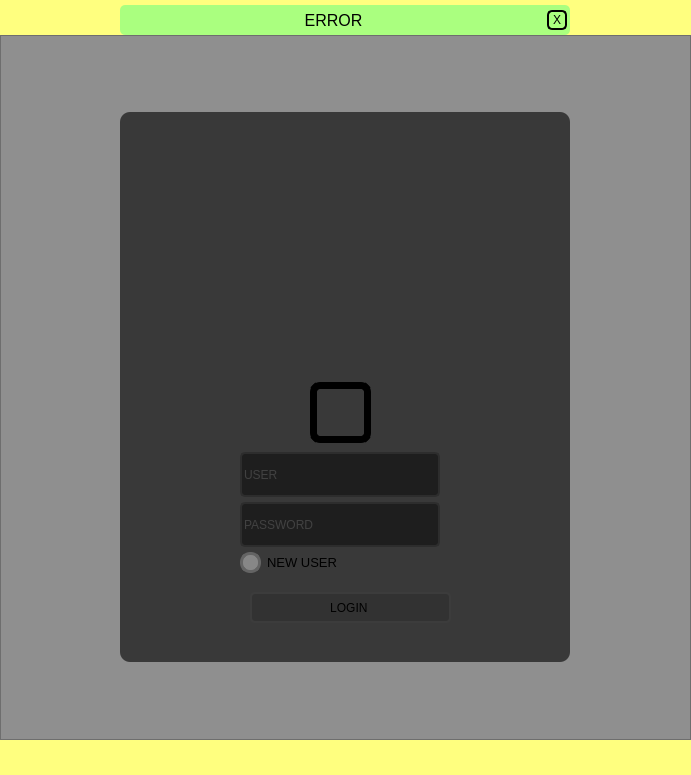
<?xml version="1.0" encoding="UTF-8"?>
<ui version="4.0">
 <class>LOGINWindow</class>
 <widget class="QMainWindow" name="LOGINWindow">
  <property name="geometry">
   <rect>
    <x>0</x>
    <y>0</y>
    <width>691</width>
    <height>775</height>
   </rect>
  </property>
  <property name="maximumSize">
   <size>
    <width>16777215</width>
    <height>16777215</height>
   </size>
  </property>
  <property name="windowTitle">
   <string>Login</string>
  </property>
  <widget class="QWidget" name="centralwidget">
   <property name="maximumSize">
    <size>
     <width>16777215</width>
     <height>16777215</height>
    </size>
   </property>
   <layout class="QVBoxLayout" name="verticalLayout">
    <property name="spacing">
     <number>0</number>
    </property>
    <property name="leftMargin">
     <number>0</number>
    </property>
    <property name="topMargin">
     <number>0</number>
    </property>
    <property name="rightMargin">
     <number>0</number>
    </property>
    <property name="bottomMargin">
     <number>0</number>
    </property>
    <item>
     <widget class="QFrame" name="top_bar">
      <property name="maximumSize">
       <size>
        <width>16777215</width>
        <height>35</height>
       </size>
      </property>
      <property name="styleSheet">
       <string notr="true">background-color: rgb(255, 255, 127);</string>
      </property>
      <property name="frameShape">
       <enum>QFrame::NoFrame</enum>
      </property>
      <property name="frameShadow">
       <enum>QFrame::Raised</enum>
      </property>
      <layout class="QHBoxLayout" name="horizontalLayout_2">
       <property name="spacing">
        <number>0</number>
       </property>
       <property name="leftMargin">
        <number>0</number>
       </property>
       <property name="topMargin">
        <number>5</number>
       </property>
       <property name="rightMargin">
        <number>0</number>
       </property>
       <property name="bottomMargin">
        <number>0</number>
       </property>
       <item>
        <widget class="QFrame" name="ERRORFrame">
         <property name="maximumSize">
          <size>
           <width>450</width>
           <height>16777215</height>
          </size>
         </property>
         <property name="styleSheet">
          <string notr="true">background-color: rgb(170, 255, 127);
border-radius: 5px;</string>
         </property>
         <property name="frameShape">
          <enum>QFrame::NoFrame</enum>
         </property>
         <property name="frameShadow">
          <enum>QFrame::Raised</enum>
         </property>
         <layout class="QHBoxLayout" name="horizontalLayout_3">
          <property name="spacing">
           <number>3</number>
          </property>
          <property name="leftMargin">
           <number>3</number>
          </property>
          <property name="topMargin">
           <number>3</number>
          </property>
          <property name="rightMargin">
           <number>3</number>
          </property>
          <property name="bottomMargin">
           <number>3</number>
          </property>
          <item>
           <widget class="QLabel" name="ERRORLabel">
            <property name="font">
             <font>
              <pointsize>12</pointsize>
             </font>
            </property>
            <property name="text">
             <string>ERROR</string>
            </property>
            <property name="alignment">
             <set>Qt::AlignCenter</set>
            </property>
           </widget>
          </item>
          <item>
           <widget class="QPushButton" name="ERRORXButton">
            <property name="maximumSize">
             <size>
              <width>20</width>
              <height>20</height>
             </size>
            </property>
            <property name="styleSheet">
             <string notr="true">QPushButton {
	border-raadius: 5px;
	background-position: centre;
	border: 2px solid;
}

QPushButton:hover {
	background-color: rgb(50, 50, 50);
	color: rgb(255, 234, 70);
}

QPushButton:pressed {
	background-color: rgb(35, 35, 35);
	color: rgb(255, 234, 70);
}</string>
            </property>
            <property name="text">
             <string>X</string>
            </property>
           </widget>
          </item>
         </layout>
        </widget>
       </item>
      </layout>
     </widget>
    </item>
    <item>
     <widget class="QFrame" name="content">
      <property name="styleSheet">
       <string notr="true">background-color: rgb(143, 143, 143);</string>
      </property>
      <property name="frameShape">
       <enum>QFrame::StyledPanel</enum>
      </property>
      <property name="frameShadow">
       <enum>QFrame::Raised</enum>
      </property>
      <layout class="QHBoxLayout" name="horizontalLayout">
       <property name="leftMargin">
        <number>10</number>
       </property>
       <property name="rightMargin">
        <number>10</number>
       </property>
       <item>
        <widget class="QFrame" name="PASSWORDLabel">
         <property name="maximumSize">
          <size>
           <width>450</width>
           <height>550</height>
          </size>
         </property>
         <property name="font">
          <font>
           <pointsize>12</pointsize>
          </font>
         </property>
         <property name="styleSheet">
          <string notr="true">background-color: rgb(57, 57, 57);
border-radius: 10px;</string>
         </property>
         <property name="frameShape">
          <enum>QFrame::StyledPanel</enum>
         </property>
         <property name="frameShadow">
          <enum>QFrame::Raised</enum>
         </property>
         <widget class="QFrame" name="logo">
          <property name="geometry">
           <rect>
            <x>130</x>
            <y>0</y>
            <width>201</width>
            <height>161</height>
           </rect>
          </property>
          <property name="styleSheet">
           <string notr="true">background-image: url(:/LogoImage/logo.png);
background-repeat: no-repeat;
background-position:center;</string>
          </property>
          <property name="frameShape">
           <enum>QFrame::StyledPanel</enum>
          </property>
          <property name="frameShadow">
           <enum>QFrame::Raised</enum>
          </property>
         </widget>
         <widget class="QFrame" name="avatar">
          <property name="geometry">
           <rect>
            <x>190</x>
            <y>270</y>
            <width>61</width>
            <height>61</height>
           </rect>
          </property>
          <property name="styleSheet">
           <string notr="true">QFrame {
	background-image: url(:/User/userv3.png);
	border: 7px solid;
}
</string>
          </property>
          <property name="frameShape">
           <enum>QFrame::StyledPanel</enum>
          </property>
          <property name="frameShadow">
           <enum>QFrame::Raised</enum>
          </property>
         </widget>
         <widget class="QLineEdit" name="USERLabel">
          <property name="geometry">
           <rect>
            <x>120</x>
            <y>340</y>
            <width>200</width>
            <height>45</height>
           </rect>
          </property>
          <property name="font">
           <font>
            <pointsize>9</pointsize>
           </font>
          </property>
          <property name="styleSheet">
           <string notr="true">QLineEdit {
	border: 2px solid rgb(45,45,45);
	border-radius: 5px;	
	padding: 15 px;
	background-color: rgb(30,30,30);
	color: rgb(100, 100, 100);
}

QLineEdit:hover {
	border: 2px solid rgb(55,55,55);
}

QLineEdit:focus {
	border: 2px solid rgb(255,255,127);
	color: rgb(200,200,200)
}</string>
          </property>
          <property name="text">
           <string/>
          </property>
          <property name="maxLength">
           <number>100</number>
          </property>
          <property name="placeholderText">
           <string>USER</string>
          </property>
         </widget>
         <widget class="QLineEdit" name="PASSWORDLabel_2">
          <property name="geometry">
           <rect>
            <x>120</x>
            <y>390</y>
            <width>200</width>
            <height>45</height>
           </rect>
          </property>
          <property name="font">
           <font>
            <pointsize>9</pointsize>
           </font>
          </property>
          <property name="styleSheet">
           <string notr="true">QLineEdit {
	border: 2px solid rgb(45,45,45);
	border-radius: 5px;	
	padding: 15 px;
	background-color: rgb(30,30,30);
	color: rgb(100, 100, 100);
}

QLineEdit:hover {
	border: 2px solid rgb(55,55,55);
}

QLineEdit:focus {
	border: 2px solid rgb(255,255,127);
	color: rgb(200,200,200)
}</string>
          </property>
          <property name="text">
           <string/>
          </property>
          <property name="maxLength">
           <number>100</number>
          </property>
          <property name="echoMode">
           <enum>QLineEdit::Password</enum>
          </property>
          <property name="placeholderText">
           <string>PASSWORD</string>
          </property>
         </widget>
         <widget class="QCheckBox" name="NEWUSERBox">
          <property name="geometry">
           <rect>
            <x>120</x>
            <y>440</y>
            <width>201</width>
            <height>21</height>
           </rect>
          </property>
          <property name="font">
           <font>
            <family>Segoe UI</family>
            <pointsize>10</pointsize>
           </font>
          </property>
          <property name="styleSheet">
           <string notr="true">QCheckBox::indicator {
	border: 3px solid rgb(100,100,100);
	width: 15px;
	height: 15px;
	border-radius: 10px;
	background-color: rgb(135, 135, 135);
}

QCheckBox::indicator:checked {
	border: 3px solid rgb(255,255,0);
	background-color: rgb(255, 255, 127);
}</string>
          </property>
          <property name="text">
           <string>NEW USER</string>
          </property>
         </widget>
         <widget class="QPushButton" name="LOGINButton">
          <property name="geometry">
           <rect>
            <x>130</x>
            <y>480</y>
            <width>201</width>
            <height>31</height>
           </rect>
          </property>
          <property name="styleSheet">
           <string notr="true">QPushButton {
	background-color: rgb(50, 50, 50);
	border: 2px solid rgb(60,60,60);
	border-radius: 5px;
}

QPushButton:hover {
	background-color: rgb(60, 60, 60);
	border: 2px solid rgb(70,70,70);
	border-radius: 5px;
}

QPushButton:pressed {
	background-color: rgb(255, 255, 127);
	border: 2px solid rgb(0,0,0);
	border-radius: 5px;
	
	color: rgb(35, 35, 35);
}</string>
          </property>
          <property name="text">
           <string>LOGIN </string>
          </property>
         </widget>
        </widget>
       </item>
      </layout>
     </widget>
    </item>
    <item>
     <widget class="QFrame" name="bottom">
      <property name="maximumSize">
       <size>
        <width>16777215</width>
        <height>35</height>
       </size>
      </property>
      <property name="styleSheet">
       <string notr="true">background-color: rgb(255, 255, 127);</string>
      </property>
      <property name="frameShape">
       <enum>QFrame::NoFrame</enum>
      </property>
      <property name="frameShadow">
       <enum>QFrame::Raised</enum>
      </property>
     </widget>
    </item>
   </layout>
  </widget>
  <widget class="QMenuBar" name="menubar">
   <property name="geometry">
    <rect>
     <x>0</x>
     <y>0</y>
     <width>691</width>
     <height>18</height>
    </rect>
   </property>
  </widget>
 </widget>
 <resources>
  <include location="../../img/file.qrc"/>
 </resources>
 <connections/>
</ui>
